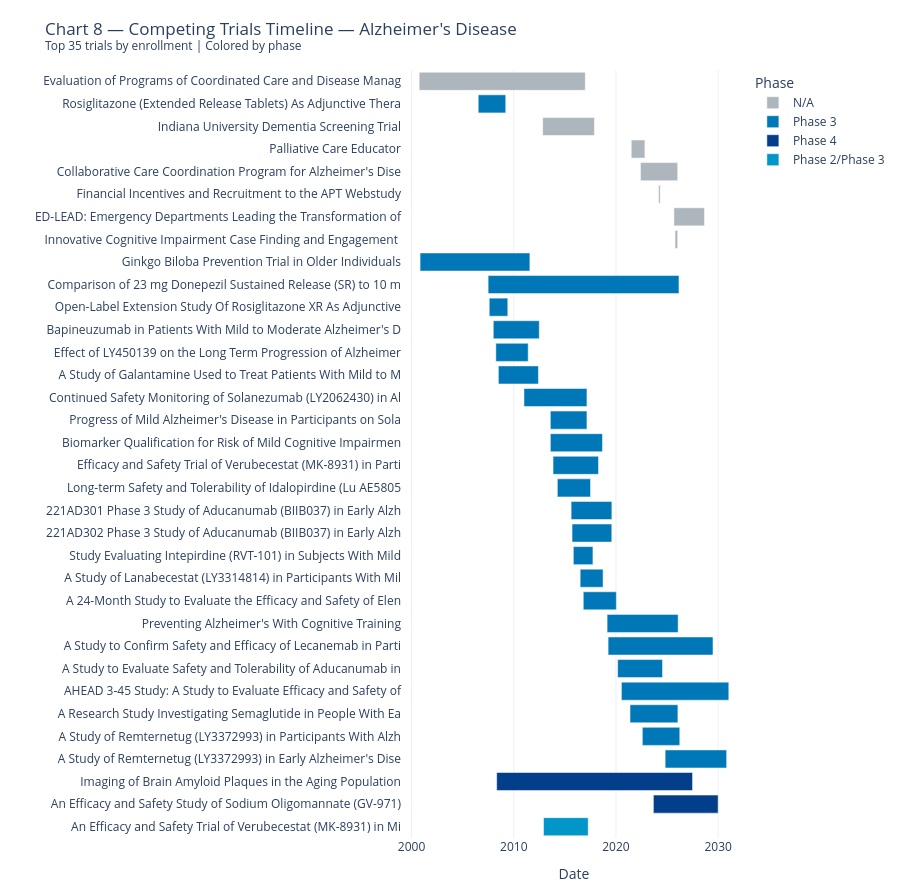

Here is the notebook cell this chart was saved with:
### Code cell
fig = ca.plot_competition_timeline("Alzheimer's Disease", max_trials=35)
fig.update_layout(title=fig.layout.title.text.replace(
    'Competing Trials Timeline',
    "Chart 8 — Competing Trials Timeline"
))
fig.show()

print("Note: Alzheimer's trials tend to be longer (Phase 3 cognitive endpoint studies)")
print('and have higher termination rates than NSCLC or T2D, reflecting the difficulty')
print('of demonstrating disease-modifying effects in this indication.')

### Figure 1 — Plotly figure (JSON) as saved in the notebook; plotly's stock layout.template omitted (floating-point values rounded to 4 significant figures)
{"data": [{"base": ["2000-09-30T00:00:00.000000000", "2006-07-06T00:00:00.000000000", "2012-10-31T00:00:00.000000000", "2021-07-01T00:00:00.000000000", "2022-05-27T00:00:00.000000000", "2024-03-01T00:00:00.000000000", "2025-09-02T00:00:00.000000000", "2025-10-13T00:00:00.000000000"], "customdata": [["Unknown", "18,277", "N/A"], ["Completed", "1,496", "N/A"], ["Completed", "4,005", "N/A"], ["Completed", "11,174", "N/A"], ["Completed", "2,160", "N/A"], ["Completed", "44,844", "N/A"], ["Not_Yet_Recruiting", "19,200", "N/A"], ["Completed", "3,454", "N/A"]], "hovertemplate": "start_date=%{base|%Y-%m-%d}<br>end_date=%{x|%Y-%m-%d}<br>Trial=%{y}<br>Status=%{customdata[0]}<br>Enrollment=%{customdata[1]}<extra></extra>", "legendgroup": "N/A", "marker": {"color": "#adb5bd", "pattern": {"shape": ""}}, "name": "N/A", "orientation": "h", "showlegend": true, "textposition": "auto", "type": "bar", "x": [512870400000, 80956800000, 159667200000, 42076800000, 114825600000, 5184000000, 94521600000, 8121600000], "xaxis": "x", "y": ["Evaluation of Programs of Coordinated Care and Disease Manag", "Rosiglitazone (Extended Release Tablets) As Adjunctive Thera", "Indiana University Dementia Screening Trial", "Palliative Care Educator", "Collaborative Care Coordination Program for Alzheimer's Dise", "Financial Incentives and Recruitment to the APT Webstudy", "ED-LEAD: Emergency Departments Leading the Transformation of", "Innovative Cognitive Impairment Case Finding and Engagement "], "yaxis": "y"}, {"base": ["2000-10-31T00:00:00.000000000", "2006-07-12T00:00:00.000000000", "2007-06-30T00:00:00.000000000", "2007-08-08T00:00:00.000000000", "2007-12-31T00:00:00.000000000", "2008-03-31T00:00:00.000000000", "2008-06-30T00:00:00.000000000", "2010-12-31T00:00:00.000000000", "2013-07-31T00:00:00.000000000", "2013-08-01T00:00:00.000000000", "2013-11-05T00:00:00.000000000", "2014-04-07T00:00:00.000000000", "2015-08-13T00:00:00.000000000", "2015-09-15T00:00:00.000000000", "2015-10-31T00:00:00.000000000", "2016-07-01T00:00:00.000000000", "2016-10-20T00:00:00.000000000", "2019-02-19T00:00:00.000000000", "2019-03-27T00:00:00.000000000", "2020-03-02T00:00:00.000000000", "2020-07-14T00:00:00.000000000", "2021-05-18T00:00:00.000000000", "2022-08-01T00:00:00.000000000", "2024-10-24T00:00:00.000000000"], "customdata": [["Completed", "3,069", "Phase 3"], ["Completed", "1,468", "Phase 3"], ["Completed", "1,467", "Phase 3"], ["Terminated", "1,461", "Phase 3"], ["Completed", "1,331", "Phase 3"], ["Completed", "1,537", "Phase 3"], ["Terminated", "2,051", "Phase 3"], ["Terminated", "1,457", "Phase 3"], ["Terminated", "2,129", "Phase 3"], ["Terminated", "3,494", "Phase 3"], ["Terminated", "1,454", "Phase 3"], ["Completed", "1,463", "Phase 3"], ["Terminated", "1,653", "Phase 3"], ["Terminated", "1,643", "Phase 3"], ["Completed", "1,315", "Phase 3"], ["Terminated", "1,722", "Phase 3"], ["Terminated", "2,212", "Phase 3"], ["Recruiting", "7,600", "Phase 3"], ["Active_Not_Recruiting", "1,906", "Phase 3"], ["Terminated", "1,696", "Phase 3"], ["Active_Not_Recruiting", "1,400", "Phase 3"], ["Active_Not_Recruiting", "1,840", "Phase 3"], ["Active_Not_Recruiting", "1,667", "Phase 3"], ["Active_Not_Recruiting", "1,400", "Phase 3"]], "hovertemplate": "start_date=%{base|%Y-%m-%d}<br>end_date=%{x|%Y-%m-%d}<br>Trial=%{y}<br>Status=%{customdata[0]}<br>Enrollment=%{customdata[1]}<extra></extra>", "legendgroup": "Phase 3", "marker": {"color": "#0077b6", "pattern": {"shape": ""}}, "name": "Phase 3", "orientation": "h", "showlegend": true, "textposition": "auto", "type": "bar", "x": [339120000000, 84844800000, 589238760049, 57283200000, 141955200000, 99878400000, 123638400000, 194486400000, 113011200000, 160876800000, 140313600000, 102470400000, 125798400000, 122688000000, 60480000000, 70761600000, 102124800000, 219283200000, 323827200000, 138499200000, 331603200000, 147830400000, 115603200000, 189907200000], "xaxis": "x", "y": ["Ginkgo Biloba Prevention Trial in Older Individuals", "Rosiglitazone (Extended Release Tablets) As Adjunctive Thera", "Comparison of 23 mg Donepezil Sustained Release (SR) to 10 m", "Open-Label Extension Study Of Rosiglitazone XR As Adjunctive", "Bapineuzumab in Patients With Mild to Moderate Alzheimer's D", "Effect of LY450139 on the Long Term Progression of Alzheimer", "A Study of Galantamine Used to Treat Patients With Mild to M", "Continued Safety Monitoring of Solanezumab (LY2062430) in Al", "Progress of Mild Alzheimer's Disease in Participants on Sola", "Biomarker Qualification for Risk of Mild Cognitive Impairmen", "Efficacy and Safety Trial of Verubecestat (MK-8931) in Parti", "Long-term Safety and Tolerability of Idalopirdine (Lu AE5805", "221AD301 Phase 3 Study of Aducanumab (BIIB037) in Early Alzh", "221AD302 Phase 3 Study of Aducanumab (BIIB037) in Early Alzh", "Study Evaluating Intepirdine (RVT-101) in Subjects With Mild", "A Study of Lanabecestat (LY3314814) in Participants With Mil", "A 24-Month Study to Evaluate the Efficacy and Safety of Elen", "Preventing Alzheimer's With Cognitive Training", "A Study to Confirm Safety and Efficacy of Lecanemab in Parti", "A Study to Evaluate Safety and Tolerability of Aducanumab in", "AHEAD 3-45 Study: A Study to Evaluate Efficacy and Safety of", "A Research Study Investigating Semaglutide in People With Ea", "A Study of Remternetug (LY3372993) in Participants With Alzh", "A Study of Remternetug (LY3372993) in Early Alzheimer's Dise"], "yaxis": "y"}, {"base": ["2008-04-30T00:00:00.000000000", "2023-08-31T00:00:00.000000000"], "customdata": [["Enrolling_By_Invitation", "8,000", "Phase 4"], ["Recruiting", "1,312", "Phase 4"]], "hovertemplate": "start_date=%{base|%Y-%m-%d}<br>end_date=%{x|%Y-%m-%d}<br>Trial=%{y}<br>Status=%{customdata[0]}<br>Enrollment=%{customdata[1]}<extra></extra>", "legendgroup": "Phase 4", "marker": {"color": "#023e8a", "pattern": {"shape": ""}}, "name": "Phase 4", "orientation": "h", "showlegend": true, "textposition": "auto", "type": "bar", "x": [604800000000, 199929600000], "xaxis": "x", "y": ["Imaging of Brain Amyloid Plaques in the Aging Population", "An Efficacy and Safety Study of Sodium Oligomannate (GV-971)"], "yaxis": "y"}, {"base": ["2012-11-30T00:00:00.000000000"], "customdata": [["Terminated", "2,211", "Phase 2/Phase 3"]], "hovertemplate": "start_date=%{base|%Y-%m-%d}<br>end_date=%{x|%Y-%m-%d}<br>Trial=%{y}<br>Status=%{customdata[0]}<br>Enrollment=%{customdata[1]}<extra></extra>", "legendgroup": "Phase 2/Phase 3", "marker": {"color": "#0096c7", "pattern": {"shape": ""}}, "name": "Phase 2/Phase 3", "orientation": "h", "showlegend": true, "textposition": "auto", "type": "bar", "x": [137894400000], "xaxis": "x", "y": ["An Efficacy and Safety Trial of Verubecestat (MK-8931) in Mi"], "yaxis": "y"}], "layout": {"barmode": "overlay", "height": 890, "legend": {"title": {"text": "Phase"}, "tracegroupgap": 0}, "margin": {"b": 40, "l": 10, "r": 10, "t": 70}, "title": {"text": "Chart 8 — Competing Trials Timeline — Alzheimer's Disease<br><sup>Top 35 trials by enrollment | Colored by phase</sup>"}, "xaxis": {"anchor": "y", "domain": [0, 1], "title": {"text": "Date"}, "type": "date"}, "yaxis": {"anchor": "x", "autorange": "reversed", "domain": [0, 1], "title": {"text": ""}}}}
